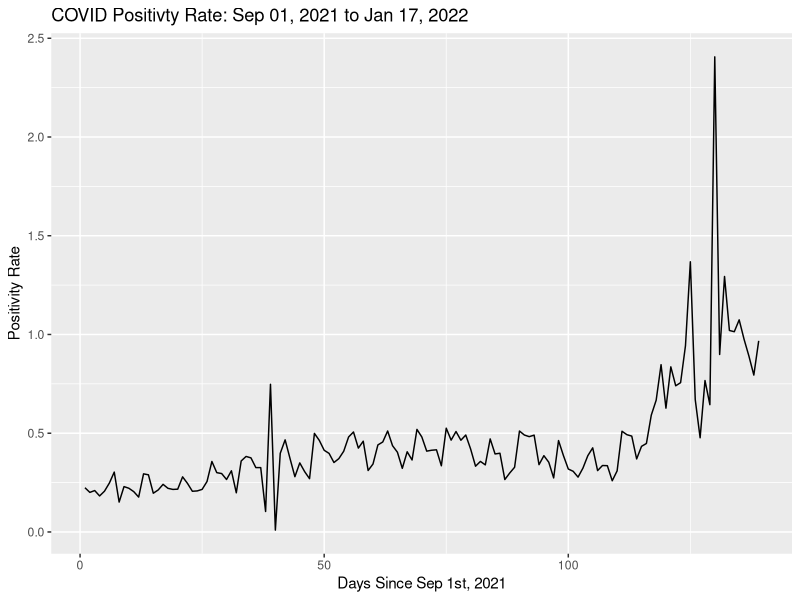

Recreate this plot in R.
## GEOG3023 Statistics and Geographic Data
## Homework 2: Intro to R
## University of Colorado, Boulder
## Elliot Whitehead

install.packages("tidyverse")
library("ggplot2")

## What to submit: your R script (this file) and your plots (either as jpgs or copy and pasted into a word file)

## HINT: Use the "Introduction_to_R" file as the first place to look if you're not sure how to do something!

# The enclosed 'ColoradoCovidRecent.csv' file contains the basic covid statistics for the state of Colorado since September 1st, 2021
# The following is the description of each column:
# Date: each day of record
# DayNumber: Days since September 1st
# State: Colorado
# death: accumulative number of death till each day
# deathIncrease: new confirmed death on each day
# positive: accumulative number of positive cases till each day
# positiveIncrease: new confirmed positive cases on each day
# totalTestResults: accumulative number of test conducted till that day
# totalTestResultsIncrease: new tests on each day

# Here is the code to load the csv file
# Note, please first check where the file ColoradoCovidRecent.csv file located. 
# You may have to set your working directory to that location (where R looks for files by default)
# before opening the file (you can go to Tools -> GlobalOptions -> General to set the default working directory)
# OR you can set it with setwd() (see bottom of Introduction_to_R script)
covid = read.csv('lab_02/ColoradoCovidRecent.csv')

# Question 1 (25pts): Please find which date has:
# 1: the most increased death and 
index_of_max_deaths <- which.max(covid$deathIncrease)
cat("Date of greatest increase in deaths:", covid[index_of_max_deaths,]$Date)

# 2: which date has the most increased positive cases
index_of_max_pos_inc <- which.max(covid$positiveIncrease)
cat("Date of greatest increase in Positive Tests: ", covid[index_of_max_pos_inc,]$Date)

# 3: and which date has the most tests
index_of_max_tests <- which.max(covid$totalTestResultsIncrease)
print(index_of_max_tests)
cat("Date of greatest number of tests: ", covid[index_of_max_tests,]$Date)




# Question 2 (25pts): In the data frame 'covid', please add a new column called 'positivityRate' to show the daily positive rate (positiveIncrease/totalTestResultsIncrease)
positive_inc <- covid$positiveIncrease
total_test_results_inc <- covid$totalTestResultsIncrease

positivity_rate <- positive_inc / total_test_results_inc
covid["positivityRate"] <- positivity_rate


# Question 3 (25pts): Based on the variable you added in Question 2, please plot:
#(a) the daily positivity rate over time
#(b) the daily deaths over time (this isn't a new variable, it was already there)

ggplot() + geom_line(data=covid, aes(dayNumber, positivityRate)) + ggtitle("COVID Positivty Rate: Sep 01, 2021 to Jan 17, 2022") + xlab("Days Since Sep 1st, 2021") + ylab("Positivity Rate")


# Then, in the comments interpret the trends over the time
# A few lines of comments can be used to interpret the trends. Remember, to insert a comment use a "#" at the start of the line
# Hint: Use dayNumber as your X variable in your plot! You can label your x-axis as "days since 9/1/2021"




# Question 4 (25pts): Make a histogram of the daily positivity rate
# Hint: You'll probably have to search Google to figure this out! 
# Try Googling: "ggplot how to make histogram"
# Is the distribution left-skewed, right-skewed, or fairly symmetric? Answer in the comments





# End! Once you're done, make sure to save this script (File -> Save)
# Then you can copy and paste your plots into a word file or save them as image files 
# by clicking the "Export" button in the Plots pane
# On Canvas, you'll submit this file and your 4 plots:
# 1. Daily positivity rate over time
# 2. Daily deaths over time
# 3. Your histogram of the daily positivity rate
